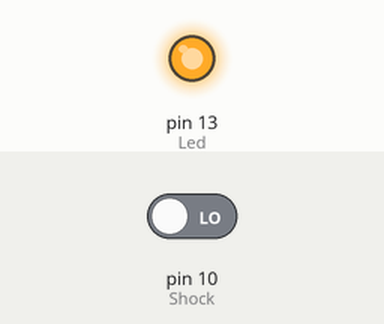
A sketch run on a simulated Arduino Uno, built with avr-gcc and run on an emulated ATmega328P. Shown: output pins drawn as LEDs (lit = HIGH). The test bench sets the inputs (shaded band); at power-on: pin 10 (Shock) LOW.

Above: at 1.2 s.
1.3 s: pin 10 (Shock) driven HIGH
At 1.9 s:
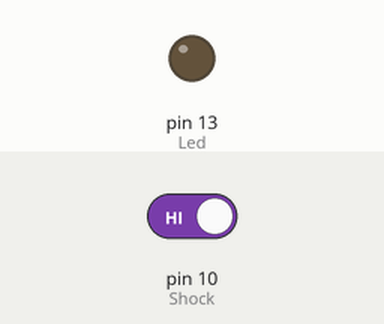
2.8 s: pin 10 (Shock) driven LOW
At 3.1 s:
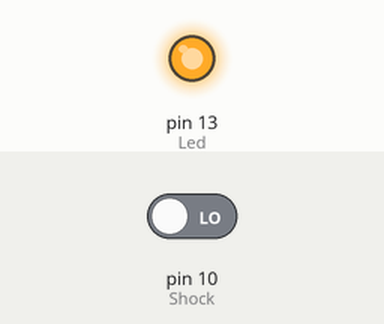
Timing chart, 0 to 5.8 s (numbered marks = the images above; inputs shaded):
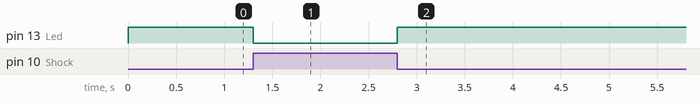

The sketch:

Shock_with_Led.ino
```cpp
int Led = 13 ;// define LED Interface
int Shock = 10; // define the vibration sensor interface
int val; // define numeric variables val
void setup ()
{
  pinMode (Led, OUTPUT) ; // define LED as output interface
  pinMode (Shock, INPUT) ; // output interface defines vibration sensor
}
void loop ()
{
  val = digitalRead (Shock) ; // read digital interface is assigned a value of 3 val
  if (val == HIGH) // When the shock sensor detects a signal, LED flashes
  {
    digitalWrite (Led, LOW);
  }
  else
  {
    digitalWrite (Led, HIGH);
  }
}
```

Measured:
- after the input at 1.3 s, pin 13 (Led): HIGH → LOW at once
- after the input at 2.8 s, pin 13 (Led): LOW → HIGH at once
